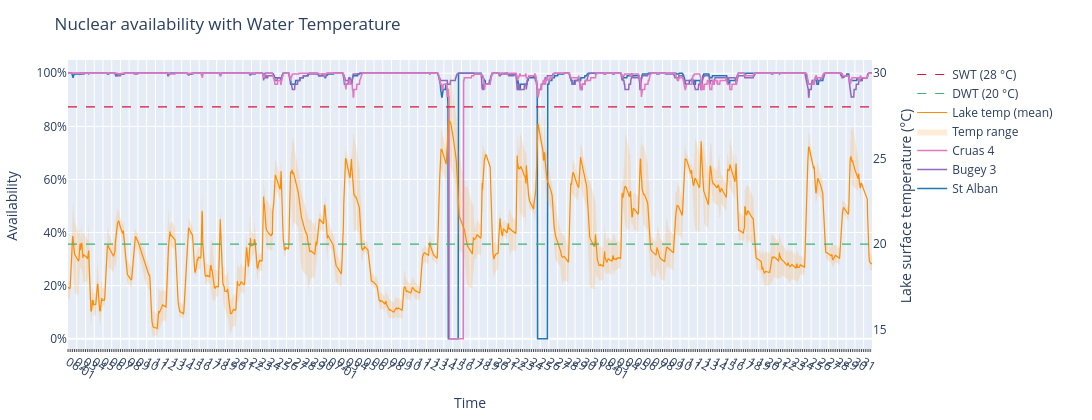

Notebook source saved alongside this figure:
### Code cell
# Bus — individual lines per plant
fig = iplot_bus_profile(build_bus_damage_df("FR0 3", damage_df, cutout_data, powerplants_df, mode="individual"))
fig.show()

### Figure 1 — Plotly figure (JSON) as saved in the notebook; plotly's stock layout.template omitted (floating-point values rounded to 4 significant figures; data arrays with more than 128 entries replaced by an {"elided": "..."} marker saying what was removed)
{"data": [{"line": {"color": "#1f77b4", "width": 1.5}, "mode": "lines", "name": "St Alban", "type": "scatter", "x": {"elided": "2208 str values"}, "y": {"elided": "2208 float values"}, "yaxis": "y"}, {"line": {"color": "#9467bd", "width": 1.5}, "mode": "lines", "name": "Bugey 3", "type": "scatter", "x": {"elided": "2208 str values"}, "y": {"elided": "2208 float values"}, "yaxis": "y"}, {"line": {"color": "#e377c2", "width": 1.5}, "mode": "lines", "name": "Cruas 4", "type": "scatter", "x": {"elided": "2208 str values"}, "y": {"elided": "2208 float values"}, "yaxis": "y"}, {"hoverinfo": "skip", "line": {"color": "rgba(0,0,0,0)", "width": 0}, "mode": "lines", "showlegend": false, "type": "scatter", "x": {"elided": "2208 str values"}, "y": {"elided": "2208 float values"}, "yaxis": "y2"}, {"fill": "tonexty", "fillcolor": "rgba(255, 160, 50, 0.20)", "hoverinfo": "skip", "line": {"color": "rgba(0,0,0,0)", "width": 0}, "mode": "lines", "name": "Temp range", "type": "scatter", "x": {"elided": "2208 str values"}, "y": {"elided": "2208 float values"}, "yaxis": "y2"}, {"line": {"color": "darkorange", "width": 1.2}, "mode": "lines", "name": "Lake temp (mean)", "type": "scatter", "x": {"elided": "2208 str values"}, "y": {"elided": "2208 float values"}, "yaxis": "y2"}, {"hoverinfo": "skip", "line": {"color": "mediumseagreen", "dash": "dash", "width": 1.2}, "mode": "lines", "name": "DWT (20 °C)", "type": "scatter", "x": ["2022-06-01T00:00:00", "2022-08-31T23:00:00"], "y": [20, 20], "yaxis": "y2"}, {"hoverinfo": "skip", "line": {"color": "crimson", "dash": "dash", "width": 1.2}, "mode": "lines", "name": "SWT (28 °C)", "type": "scatter", "x": ["2022-06-01T00:00:00", "2022-08-31T23:00:00"], "y": [28, 28], "yaxis": "y2"}], "layout": {"height": 420, "hovermode": "x unified", "legend": {"orientation": "v", "x": 1.05, "xanchor": "left", "y": 1}, "margin": {"b": 60, "l": 60, "r": 220, "t": 60}, "title": {"text": "Nuclear availability with Water Temperature"}, "width": 1100, "xaxis": {"hoverformat": "%m-%d %H:00", "minor": {"dtick": 21600000, "showgrid": false, "ticks": "inside"}, "tickangle": 30, "tickmode": "array", "ticktext": ["06-01", "02", "03", "04", "05", "06", "07", "08", "09", "10", "11", "12", "13", "14", "15", "16", "17", "18", "19", "20", "21", "22", "23", "24", "25", "26", "27", "28", "29", "30", "07-01", "02", "03", "04", "05", "06", "07", "08", "09", "10", "11", "12", "13", "14", "15", "16", "17", "18", "19", "20", "21", "22", "23", "24", "25", "26", "27", "28", "29", "30", "31", "08-01", "02", "03", "04", "05", "06", "07", "08", "09", "10", "11", "12", "13", "14", "15", "16", "17", "18", "19", "20", "21", "22", "23", "24", "25", "26", "27", "28", "29", "30", "31"], "tickvals": ["2022-06-01T00:00:00", "2022-06-02T00:00:00", "2022-06-03T00:00:00", "2022-06-04T00:00:00", "2022-06-05T00:00:00", "2022-06-06T00:00:00", "2022-06-07T00:00:00", "2022-06-08T00:00:00", "2022-06-09T00:00:00", "2022-06-10T00:00:00", "2022-06-11T00:00:00", "2022-06-12T00:00:00", "2022-06-13T00:00:00", "2022-06-14T00:00:00", "2022-06-15T00:00:00", "2022-06-16T00:00:00", "2022-06-17T00:00:00", "2022-06-18T00:00:00", "2022-06-19T00:00:00", "2022-06-20T00:00:00", "2022-06-21T00:00:00", "2022-06-22T00:00:00", "2022-06-23T00:00:00", "2022-06-24T00:00:00", "2022-06-25T00:00:00", "2022-06-26T00:00:00", "2022-06-27T00:00:00", "2022-06-28T00:00:00", "2022-06-29T00:00:00", "2022-06-30T00:00:00", "2022-07-01T00:00:00", "2022-07-02T00:00:00", "2022-07-03T00:00:00", "2022-07-04T00:00:00", "2022-07-05T00:00:00", "2022-07-06T00:00:00", "2022-07-07T00:00:00", "2022-07-08T00:00:00", "2022-07-09T00:00:00", "2022-07-10T00:00:00", "2022-07-11T00:00:00", "2022-07-12T00:00:00", "2022-07-13T00:00:00", "2022-07-14T00:00:00", "2022-07-15T00:00:00", "2022-07-16T00:00:00", "2022-07-17T00:00:00", "2022-07-18T00:00:00", "2022-07-19T00:00:00", "2022-07-20T00:00:00", "2022-07-21T00:00:00", "2022-07-22T00:00:00", "2022-07-23T00:00:00", "2022-07-24T00:00:00", "2022-07-25T00:00:00", "2022-07-26T00:00:00", "2022-07-27T00:00:00", "2022-07-28T00:00:00", "2022-07-29T00:00:00", "2022-07-30T00:00:00", "2022-07-31T00:00:00", "2022-08-01T00:00:00", "2022-08-02T00:00:00", "2022-08-03T00:00:00", "2022-08-04T00:00:00", "2022-08-05T00:00:00", "2022-08-06T00:00:00", "2022-08-07T00:00:00", "2022-08-08T00:00:00", "2022-08-09T00:00:00", "2022-08-10T00:00:00", "2022-08-11T00:00:00", "2022-08-12T00:00:00", "2022-08-13T00:00:00", "2022-08-14T00:00:00", "2022-08-15T00:00:00", "2022-08-16T00:00:00", "2022-08-17T00:00:00", "2022-08-18T00:00:00", "2022-08-19T00:00:00", "2022-08-20T00:00:00", "2022-08-21T00:00:00", "2022-08-22T00:00:00", "2022-08-23T00:00:00", "2022-08-24T00:00:00", "2022-08-25T00:00:00", "2022-08-26T00:00:00", "2022-08-27T00:00:00", "2022-08-28T00:00:00", "2022-08-29T00:00:00", "2022-08-30T00:00:00", "2022-08-31T00:00:00"], "title": {"text": "Time"}}, "yaxis": {"range": [-0.05, 1.05], "side": "left", "tickformat": ".0%", "title": {"text": "Availability"}}, "yaxis2": {"overlaying": "y", "showgrid": false, "side": "right", "title": {"text": "Lake surface temperature (°C)"}}}}
